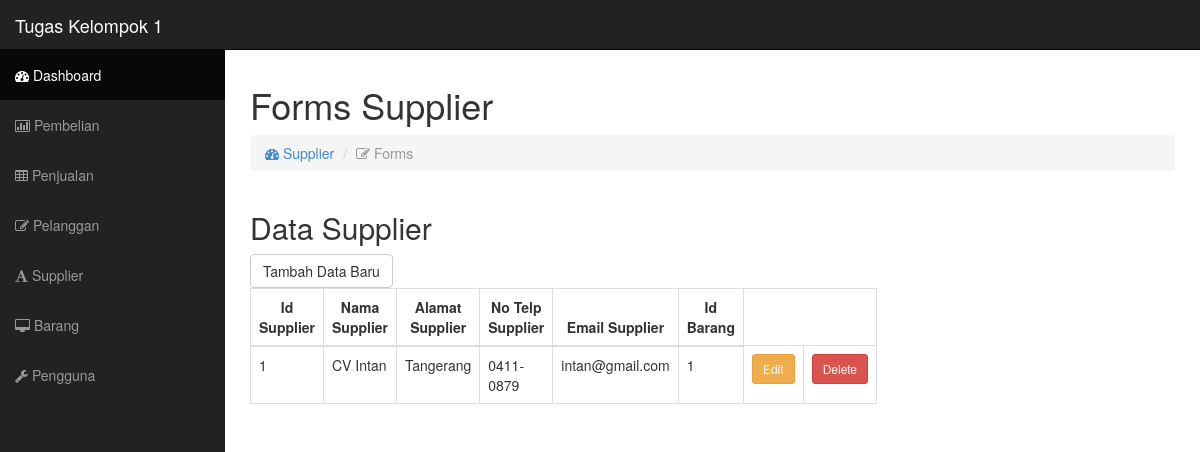
Screenshot of /supplier.php with the database file from the repository.
### tables this page shows
CREATE TABLE `supplier` (
  `idsupplier` int(11) NOT NULL,
  `namasupplier` varchar(255) NOT NULL,
  `alamatsupplier` text NOT NULL,
  `notelpsupplier` varchar(255) NOT NULL,
  `emailsupplier` varchar(255) NOT NULL,
  `idbarang` int(11) NOT NULL
);

### supplier_controller.php (called while the page is built, shortened)
<?php
include "config.php";
function get_data_supplier()
{
    global $conn;
    $sql = "SELECT * FROM supplier";
    $result = $conn->query($sql);
    return $result;
}
?>

### supplier.php (the view, shortened to what this page needs)
<?php
include "config.php";
require_once 'supplier_controller.php';
?>
<!DOCTYPE html>
<html lang="en">
<head>
  <link href="css/bootstrap.css" rel="stylesheet">
  <link href="css/sb-admin.css" rel="stylesheet">
  <link rel="stylesheet" href="font-awesome/css/font-awesome.min.css">
</head>
<body>
  <div id="wrapper">
    <nav class="navbar navbar-inverse navbar-fixed-top" role="navigation">
      <div class="navbar-header">
        <a class="navbar-brand" href="index.php">Tugas Kelompok 1</a>
      </div>
      <div class="collapse navbar-collapse navbar-ex1-collapse">
        <ul class="nav navbar-nav side-nav">
          <li class="active"><a href="index.php"><i class="fa fa-dashboard"></i> Dashboard</a></li>
          <li><a href="pembelian.php"><i class="fa fa-bar-chart-o"></i> Pembelian</a></li>
          <li><a href="penjualan.php"><i class="fa fa-table"></i> Penjualan</a></li>
          <li><a href="pelanggan.php"><i class="fa fa-edit"></i> Pelanggan</a></li>
          <li><a href="supplier.php"><i class="fa fa-font"></i> Supplier</a></li>
          <li><a href="barang.php"><i class="fa fa-desktop"></i> Barang</a></li>
          <li><a href="pengguna.php"><i class="fa fa-wrench"></i> Pengguna</a></li>
      </div>
    </nav>
    <div id="page-wrapper">
      <div class="row">
        <div class="col-lg-12">
          <h1>Forms Supplier</h1>
          <ol class="breadcrumb">
            <li><a href="index.html"><i class="fa fa-dashboard"></i> Supplier</a></li>
            <li class="active"><i class="fa fa-edit"></i> Forms</li>
          </ol>
        </div>
        <div class="col-lg-6">
          <h2>Data Supplier</h2>
          <div class="table-responsive">
            <button type="button" class="btn btn-default" id="btnTambahData">Tambah Data Baru</button>
            <table class="table table-bordered table-hover tablesorter" id="tableDataPelanggan">
              <thead>
                <tr>
                  <th class="text-center">Id Supplier</th>
                  <th class="text-center">Nama Supplier</th>
                  <th class="text-center">Alamat Supplier</th>
                  <th class="text-center">No Telp Supplier</th>
                  <th class="text-center">Email Supplier</th>
                  <th class="text-center">Id Barang</th>
                </tr>
              </thead>
              <tbody>
                <?php
                $barangData = get_data_supplier();
                if ($barangData->num_rows > 0) {
                  while ($row = $barangData->fetch_assoc()) {
                    echo "<tr>";
                    echo "<td>" . $row["idsupplier"] . "</td>";
                    echo "<td>" . $row["namasupplier"] . "</td>";
                    echo "<td>" . $row["alamatsupplier"] . "</td>";
                    echo "<td>" . $row["notelpsupplier"] . "</td>";
                    echo "<td>" . $row["emailsupplier"] . "</td>";
                    echo "<td>" . $row["idbarang"] . "</td>";
                    echo "<td><a class='btn btn-warning btn-sm' onclick='showEditForm(" . $row["idsupplier"] . ")'>Edit</a></td>";
                    echo "<td><a href='supplier_controller.php?delete_id=" . $row["idsupplier"] . "' class='btn btn-danger btn-sm' name='delete' onclick='return confirm(\"Are you sure you want to delete this record?\");'>Delete</a></td>";
                    echo "</tr>";
                  }
                } else {
                  echo "<tr><td colspan='6'>No data available</td></tr>";
                }
                ?>
              </tbody>
            </table>
          </div>
          <div class="col-lg-6">
          </div>
        </div>
      </div>
    </div>
  </div>
</body>
</html>

### css/sb-admin.css (style rules this page uses)
body { margin-top: 50px; }
#wrapper { padding-left: 0; }
#page-wrapper { width: 100%; padding: 5px 15px; }
table.tablesorter thead { cursor: pointer; }
@media (min-width:768px) { #wrapper { padding-left: 225px; } }
@media (min-width:768px) { #page-wrapper { padding: 15px 25px; } }
@media (min-width:768px) { .side-nav { margin-left: -225px; left: 225px; width: 225px; position: fixed; top: 50px; height: 100%; border-radius: 0; border: none; background-color: #222222; overflow-y: auto; } }
@media (min-width:768px) { .side-nav>li>a { width: 225px; } }
@media (min-width:768px) { .navbar-collapse { padding-left: 15px !important; padding-right: 15px !important; } }

### rows the page displays
supplier: idsupplier "1", namasupplier "CV Intan", alamatsupplier "Tangerang", notelpsupplier "0411-0879", emailsupplier "intan@gmail.com", idbarang "1"
